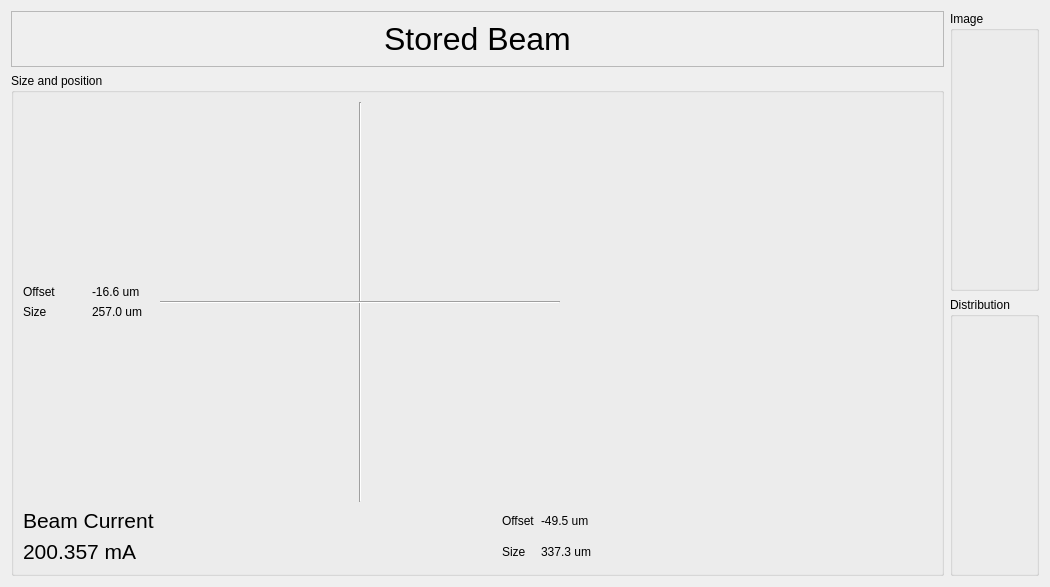
<?xml version="1.0" encoding="UTF-8"?>
<ui version="4.0">
 <class>Form</class>
 <widget class="QWidget" name="Form">
  <property name="geometry">
   <rect>
    <x>0</x>
    <y>0</y>
    <width>1050</width>
    <height>582</height>
   </rect>
  </property>
  <property name="windowTitle">
   <string>Stored Beam</string>
  </property>
  <layout class="QHBoxLayout" name="horizontalLayout">
   <item>
    <layout class="QVBoxLayout" name="verticalLayout">
     <item>
      <widget class="QFrame" name="frame_2">
       <property name="frameShape">
        <enum>QFrame::StyledPanel</enum>
       </property>
       <property name="frameShadow">
        <enum>QFrame::Raised</enum>
       </property>
       <layout class="QGridLayout" name="gridLayout_6">
        <item row="0" column="0">
         <widget class="QLabel" name="label_2">
          <property name="font">
           <font>
            <pointsize>24</pointsize>
           </font>
          </property>
          <property name="text">
           <string>Stored Beam</string>
          </property>
          <property name="alignment">
           <set>Qt::AlignCenter</set>
          </property>
         </widget>
        </item>
       </layout>
      </widget>
     </item>
     <item>
      <widget class="QGroupBox" name="groupBox_3">
       <property name="title">
        <string>Size and position</string>
       </property>
       <layout class="QGridLayout" name="gridLayout_5">
        <item row="0" column="0">
         <layout class="QGridLayout" name="gridLayout">
          <item row="1" column="0">
           <widget class="QLabel" name="label_11">
            <property name="text">
             <string>Offset</string>
            </property>
           </widget>
          </item>
          <item row="1" column="1">
           <widget class="QELabel" name="qelabel_6">
            <property name="text">
             <string>-16.6 um</string>
            </property>
            <property name="variable" stdset="0">
             <string>SR10BM02IMG01:Y_OFFSET_MONITOR</string>
            </property>
            <property name="allowDrop">
             <bool>true</bool>
            </property>
           </widget>
          </item>
          <item row="2" column="0">
           <widget class="QLabel" name="label_13">
            <property name="text">
             <string>Size</string>
            </property>
           </widget>
          </item>
          <item row="2" column="1">
           <widget class="QELabel" name="qelabel_7">
            <property name="text">
             <string>257.0 um</string>
            </property>
            <property name="variable" stdset="0">
             <string>SR10BM02IMG01:Y_SIZE_MONITOR</string>
            </property>
           </widget>
          </item>
          <item row="3" column="1">
           <spacer name="verticalSpacer">
            <property name="orientation">
             <enum>Qt::Vertical</enum>
            </property>
            <property name="sizeHint" stdset="0">
             <size>
              <width>20</width>
              <height>40</height>
             </size>
            </property>
           </spacer>
          </item>
          <item row="0" column="1">
           <spacer name="verticalSpacer_2">
            <property name="orientation">
             <enum>Qt::Vertical</enum>
            </property>
            <property name="sizeHint" stdset="0">
             <size>
              <width>20</width>
              <height>40</height>
             </size>
            </property>
           </spacer>
          </item>
         </layout>
        </item>
        <item row="1" column="0">
         <layout class="QVBoxLayout" name="verticalLayout_3">
          <item>
           <widget class="QLabel" name="label_5">
            <property name="font">
             <font>
              <pointsize>16</pointsize>
             </font>
            </property>
            <property name="text">
             <string>Beam Current</string>
            </property>
           </widget>
          </item>
          <item>
           <widget class="QELabel" name="qelabel_5">
            <property name="font">
             <font>
              <pointsize>16</pointsize>
             </font>
            </property>
            <property name="text">
             <string>200.357 mA</string>
            </property>
            <property name="variable" stdset="0">
             <string>SR11BCM01:CURRENT_MONITOR</string>
            </property>
           </widget>
          </item>
         </layout>
        </item>
        <item row="1" column="1">
         <layout class="QGridLayout" name="gridLayout_2">
          <item row="0" column="1">
           <widget class="QLabel" name="label_3">
            <property name="text">
             <string>Offset</string>
            </property>
           </widget>
          </item>
          <item row="0" column="2">
           <widget class="QELabel" name="qelabel_3">
            <property name="text">
             <string>-49.5 um</string>
            </property>
            <property name="variable" stdset="0">
             <string>SR10BM02IMG01:X_OFFSET_MONITOR</string>
            </property>
           </widget>
          </item>
          <item row="1" column="1">
           <widget class="QLabel" name="label">
            <property name="text">
             <string>Size</string>
            </property>
           </widget>
          </item>
          <item row="1" column="2">
           <widget class="QELabel" name="qelabel">
            <property name="text">
             <string>337.3 um</string>
            </property>
            <property name="variable" stdset="0">
             <string>SR10BM02IMG01:X_SIZE_MONITOR</string>
            </property>
           </widget>
          </item>
          <item row="0" column="3">
           <spacer name="horizontalSpacer">
            <property name="orientation">
             <enum>Qt::Horizontal</enum>
            </property>
            <property name="sizeHint" stdset="0">
             <size>
              <width>40</width>
              <height>20</height>
             </size>
            </property>
           </spacer>
          </item>
          <item row="0" column="0">
           <spacer name="horizontalSpacer_2">
            <property name="orientation">
             <enum>Qt::Horizontal</enum>
            </property>
            <property name="sizeHint" stdset="0">
             <size>
              <width>40</width>
              <height>20</height>
             </size>
            </property>
           </spacer>
          </item>
         </layout>
        </item>
        <item row="0" column="1">
         <widget class="QFrame" name="frame">
          <property name="sizePolicy">
           <sizepolicy hsizetype="Fixed" vsizetype="Fixed">
            <horstretch>0</horstretch>
            <verstretch>0</verstretch>
           </sizepolicy>
          </property>
          <property name="minimumSize">
           <size>
            <width>400</width>
            <height>400</height>
           </size>
          </property>
          <property name="maximumSize">
           <size>
            <width>400</width>
            <height>400</height>
           </size>
          </property>
          <property name="frameShape">
           <enum>QFrame::NoFrame</enum>
          </property>
          <property name="frameShadow">
           <enum>QFrame::Plain</enum>
          </property>
          <property name="lineWidth">
           <number>0</number>
          </property>
          <widget class="Line" name="line">
           <property name="geometry">
            <rect>
             <x>0</x>
             <y>190</y>
             <width>400</width>
             <height>20</height>
            </rect>
           </property>
           <property name="minimumSize">
            <size>
             <width>400</width>
             <height>20</height>
            </size>
           </property>
           <property name="maximumSize">
            <size>
             <width>400</width>
             <height>20</height>
            </size>
           </property>
           <property name="orientation">
            <enum>Qt::Horizontal</enum>
           </property>
          </widget>
          <widget class="Line" name="line_2">
           <property name="geometry">
            <rect>
             <x>190</x>
             <y>0</y>
             <width>20</width>
             <height>400</height>
            </rect>
           </property>
           <property name="minimumSize">
            <size>
             <width>20</width>
             <height>400</height>
            </size>
           </property>
           <property name="maximumSize">
            <size>
             <width>20</width>
             <height>400</height>
            </size>
           </property>
           <property name="orientation">
            <enum>Qt::Vertical</enum>
           </property>
          </widget>
          <widget class="QEShape" name="qcashapeplugin">
           <property name="geometry">
            <rect>
             <x>0</x>
             <y>0</y>
             <width>400</width>
             <height>400</height>
            </rect>
           </property>
           <property name="sizePolicy">
            <sizepolicy hsizetype="Fixed" vsizetype="Fixed">
             <horstretch>0</horstretch>
             <verstretch>0</verstretch>
            </sizepolicy>
           </property>
           <property name="minimumSize">
            <size>
             <width>400</width>
             <height>400</height>
            </size>
           </property>
           <property name="maximumSize">
            <size>
             <width>400</width>
             <height>400</height>
            </size>
           </property>
           <property name="variable1" stdset="0">
            <string>SR10BM02IMG01:X_SIZE_MONITOR</string>
           </property>
           <property name="variable2" stdset="0">
            <string>SR10BM02IMG01:Y_SIZE_MONITOR</string>
           </property>
           <property name="variable3" stdset="0">
            <string>SR10BM02IMG01:X_OFFSET_MONITOR</string>
           </property>
           <property name="variable4" stdset="0">
            <string>SR10BM02IMG01:Y_OFFSET_MONITOR</string>
           </property>
           <property name="variable5" stdset="0">
            <string>SR11BCM01:CURRENT_MONITOR</string>
           </property>
           <property name="allowDrop">
            <bool>true</bool>
           </property>
           <property name="scale1" stdset="0">
            <double>0.002000000000000</double>
           </property>
           <property name="scale2" stdset="0">
            <double>0.002000000000000</double>
           </property>
           <property name="scale3" stdset="0">
            <double>1.000000000000000</double>
           </property>
           <property name="scale4" stdset="0">
            <double>-1.000000000000000</double>
           </property>
           <property name="scale5" stdset="0">
            <double>1.000000000000000</double>
           </property>
           <property name="offset3" stdset="0">
            <double>0.000000000000000</double>
           </property>
           <property name="offset4" stdset="0">
            <double>0.000000000000000</double>
           </property>
           <property name="shape" stdset="0">
            <enum>QEShape::Ellipse</enum>
           </property>
           <property name="originTranslation">
            <point>
             <x>-200</x>
             <y>-200</y>
            </point>
           </property>
           <property name="point1" stdset="0">
            <point>
             <x>-200</x>
             <y>-200</y>
            </point>
           </property>
           <property name="point2" stdset="0">
            <point>
             <x>400</x>
             <y>400</y>
            </point>
           </property>
           <property name="color1" stdset="0">
            <color>
             <red>255</red>
             <green>114</green>
             <blue>135</blue>
            </color>
           </property>
          </widget>
          <zorder>qcashapeplugin</zorder>
          <zorder>line_2</zorder>
          <zorder>line</zorder>
         </widget>
        </item>
       </layout>
      </widget>
     </item>
    </layout>
   </item>
   <item>
    <layout class="QVBoxLayout" name="verticalLayout_2">
     <item>
      <widget class="QGroupBox" name="groupBox_2">
       <property name="title">
        <string>Image</string>
       </property>
       <layout class="QGridLayout" name="gridLayout_4"/>
      </widget>
     </item>
     <item>
      <widget class="QGroupBox" name="groupBox">
       <property name="title">
        <string>Distribution</string>
       </property>
       <layout class="QGridLayout" name="gridLayout_3">
        <item row="0" column="0">
         <widget class="QEPlot" name="qeplot">
          <property name="minimumSize">
           <size>
            <width>0</width>
            <height>150</height>
           </size>
          </property>
          <property name="maximumSize">
           <size>
            <width>16777215</width>
            <height>150</height>
           </size>
          </property>
          <property name="variable1" stdset="0">
           <string>SR10BM02IMG01:XDIST_MONITOR</string>
          </property>
          <property name="variable2" stdset="0">
           <string>SR10BM02IMG01:YDIST_MONITOR</string>
          </property>
          <property name="traceColor1">
           <color>
            <red>0</red>
            <green>128</green>
            <blue>0</blue>
           </color>
          </property>
          <property name="traceLegend1">
           <string>X</string>
          </property>
          <property name="traceLegend2">
           <string>Y</string>
          </property>
         </widget>
        </item>
        <item row="1" column="0">
         <widget class="QEImage" name="qeimage">
          <property name="imageVariable" stdset="0">
           <string>SR10BM02IMG01:DATA_MONITOR</string>
          </property>
          <property name="widthVariable" stdset="0">
           <string>SR10BM02IMG01:WIDTH_MONITOR</string>
          </property>
          <property name="heightVariable" stdset="0">
           <string>SR10BM02IMG01:HEIGHT_MONITOR</string>
          </property>
          <property name="formatOption" stdset="0">
           <enum>QEImage::Mono</enum>
          </property>
          <property name="enableProfileSelection">
           <bool>true</bool>
          </property>
          <property name="resizeOption" stdset="0">
           <enum>QEImage::Zoom</enum>
          </property>
          <property name="zoom">
           <number>400</number>
          </property>
         </widget>
        </item>
       </layout>
      </widget>
     </item>
    </layout>
   </item>
  </layout>
 </widget>
 <customwidgets>
  <customwidget>
   <class>QEImage</class>
   <extends>QFrame</extends>
   <header>QEImage.h</header>
  </customwidget>
  <customwidget>
   <class>QELabel</class>
   <extends>QLabel</extends>
   <header>QELabel.h</header>
  </customwidget>
  <customwidget>
   <class>QEPlot</class>
   <extends>QFrame</extends>
   <header>QEPlot.h</header>
  </customwidget>
  <customwidget>
   <class>QEShape</class>
   <extends>QWidget</extends>
   <header>QEShape.h</header>
  </customwidget>
 </customwidgets>
 <resources/>
 <connections/>
</ui>
